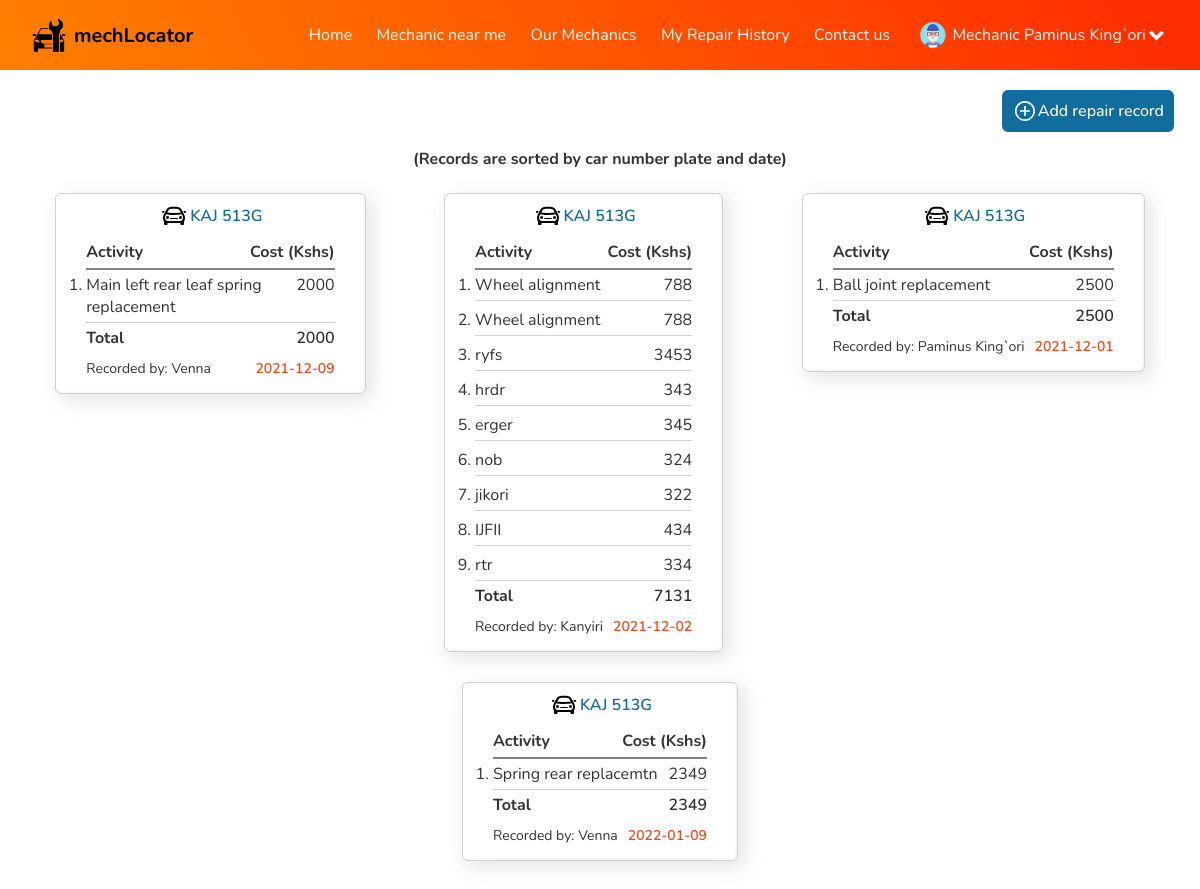
The page /repairHistory.php (signed in) on the database its author committed.
### tables this page shows
CREATE TABLE `cars` (
  `user_id` int(11) NOT NULL,
  `num_plate` varchar(50) NOT NULL
);

CREATE TABLE `repairs` (
  `num_plate` varchar(50) NOT NULL,
  `activity` text NOT NULL,
  `cost` int(11) NOT NULL,
  `date` date NOT NULL DEFAULT current_timestamp(),
  `repair_id` int(11) NOT NULL,
  `seen` varchar(10) NOT NULL DEFAULT 'NO',
  `mech_user_id` int(11) NOT NULL
);

CREATE TABLE `users` (
  `name` varchar(200) NOT NULL,
  `email` varchar(250) NOT NULL,
  `phone` varchar(20) NOT NULL,
  `password` varchar(250) NOT NULL,
  `is_mech` varchar(10) NOT NULL DEFAULT 'NO',
  `user_id` int(11) NOT NULL,
  `availability` varchar(10) NOT NULL DEFAULT 'YES'
);

### repairHistory.php (the view, shortened to what this page needs)
<!DOCTYPE html>
<html lang="en" dir="ltr">
  <head>
    <link rel="stylesheet" href="css/home.css">
    <link rel="stylesheet" href="css/nav.css">
    <link rel="stylesheet" href="css/history.css">
  </head>
  <body>
<?php include 'php/header.php';?>
    <main>
    <section class="holder-sect">
          <a href="addRepair.php" class="add-btn flex-wrap">
          <img src="icons/plus.svg" alt="add" class="icon">
            Add repair record
          </a>
    <?php
        if(isset($_SESSION['user_id'])){
            $user_id = $_SESSION['user_id'];
            $username = $_SESSION['name'];
        }
        else{
            header('Location:login.php');
        }
      ?>
      <h4>
        (Records are sorted by car number plate and date)
      </h4>
      <section class="flex-wrap reverse">
                    <?php
                    $selectAllCars = "SELECT * FROM cars WHERE user_id = '$user_id'";
                    $TotalCost = 0;
                    $results = mysqli_query($connection,$selectAllCars);
                    if(!$results){
                      echo 'Error getting cars';
                    }
                    else{
                          $row = mysqli_num_rows($results);
                          if($row > 0){
                                while($row = mysqli_fetch_array($results)){
                                  $car_plate = $row['num_plate'];
                                  $selectRecord = "SELECT * FROM repairs WHERE num_plate = '$car_plate'";
                                  $received = mysqli_query($connection,$selectRecord);
                                  $repair_row = mysqli_num_rows($received);
                                  if($repair_row>0){
                                  echo '
                                  <article class="repair-card">
                                  <h4><span class="num-plate"> <img src="icons/car.svg" class="icon" alt="car">'.$car_plate.'</span></h4>
                                          <div class="holder-tbl">
                                            <div class="header-row flex-wrap">
                                              <span class="act-header"><strong>Activity</strong></span>
                                              <span class="cost-header"><strong>Cost (Kshs)</strong></span>
                                            </div>
                                          <ol>
                                  ';
                                    $counter = 0;
                                    while($repair_row = mysqli_fetch_array($received)){
                                      $activity = $repair_row['activity'];
                                      $cost = $repair_row['cost'];
                                      $date = $repair_row['date'];
                                      $mechId = $repair_row['mech_user_id'];
                                      if($mechId > 0){
                                        $mechName = mysqli_query($connection,"SELECT * FROM users WHERE user_id = '$mechId' LIMIT 1");
                                      $mechName = mysqli_fetch_array($mechName);
                                        $mechanicName = $mechName['name'];
                                        $username = $mechanicName;
                                      }
                                      $dateArray[$counter] = $date;
                                      if($counter>0 && $dateArray[$counter-1] != $dateArray[$counter]){
                                                  echo '
                                                  <div class="header-row flex-wrap">
                                                      <span class="total-header"><strong>Total</strong></span>
                                                      <span class="total-val"> '.$TotalCost.' </span>
                                                    </div>
                                                    <div class="row1 flex-wrap">
                                                    <div class="mech-name">Recorded by: '.$username.'</div>
                                                        <div class="date">'.$dateArray[$counter-1].'</div>
                                                      </div>
                                                  </div>
                                              </article>';
                                          $TotalCost = 0;
                                              echo '
                                              <article class="repair-card">
                                              <h4><span class="num-plate"> <img src="icons/car.svg" class="icon" alt="car">'.$car_plate.'</span></h4>
                                                      <div class="holder-tbl">
                                                        <div class="header-row flex-wrap">
                                                          <span class="act-header"><strong>Activity</strong></span>
                                                          <span class="cost-header"><strong>Cost (Kshs)</strong></span>
                                                        </div>
                                                      <ol>
                                              ';
                                              echo '
                                                <div class="data-row">
                                                <li> <div class="row-activity">'.$activity.'</div></li>
                                                  <div class="row-cost">'.$cost.'</div>
                                                </div>
                                            ';
                                      $TotalCost = $TotalCost + $cost;
                                      }
                                      else{
                                            echo '
                                              <div class="data-row">
                                              <li> <div class="row-activity">'.$activity.'</div></li>
                                                <div class="row-cost">'.$cost.'</div>
                                              </div>
                                          ';
                                      $TotalCost = $TotalCost + $cost;
                                      }
                                      $counter++;
                                    }
                                    echo '
                                    <div class="header-row flex-wrap">
                                        <span class="total-header"><strong>Total</strong></span>
                                        <span class="total-val"> '.$TotalCost.' </span>
                                      </div>
                                      <div class="row1 flex-wrap">
                                      <div class="mech-name">Recorded by: '.$username.'</div>
                                          <div class="date">'.$date.'</div>
                                        </div>
                                    </div>
                                </article>
                                    ';
                                    $TotalCost = 0;
                                  }
                                }
                          }
                          else{
                            echo  '<h3><span class="num-plate">No repair history added</span></h3>        ';
                          }
                        }
 ?>
      </section>
    </main>
  </body>
</html>

### css/home.css (style rules this page uses)
:root { --highlightBlue : #1242C5; --textGreyish: #333333; --orangeColor: #F98E0E; --regBtnBlue: #116D9E; --deepOrange: #F9430E; --veryLightGrey: #F2F2F2; --green: #058B43; --blue: #116D9E; --skyBlue: #0F8CB5; --lightOrange: #FFB40C; --lightRed: #FF537C; --f3White: #F3F3F3; --red: #EB5757; --orangeLinear: linear-gradient(240.86deg, #FF2E00 4.93%, #FF8B00 112.94%); --bRadius: 6px; --inputPadding: 10px 10px 5px 10px; --lightGrey1: #707070; --greenColor: #2EF873; --horizontalLine: #D0D0D0; --grey3: #828282; --grey2Box: #4F4F4F; --darkerShadow: -7px 7px 14px rgba(229, 229, 229, 0.2), 7px -7px 14px rgba(229, 229, 229, 0.2), -7px -7px 14px rgba(255, 255, 255, 0.9), 7px 7px 18px rgba(229, 229, 229, 0.9), inset 1px 1px 2px rgba(255, 255, 255, 0.3), inset -1px -1px 2px rgba(229, 229, 229, 0.5); --lightShadow: -7px 7px 14px rgba(242, 242, 242, 0.2), 7px -7px 14px rgba(242, 242, 242, 0.2), -7px -7px 14px rgba(255, 255, 255, 0.9), 7px 7px 18px rgba(242, 242, 242, 0.9), inset 1px 1px 2px rgba(255, 255, 255, 0.3), inset -1px -1px 2px rgba(242, 242, 242, 0.5); --bgcolor: #f3f3f3; --purple-gradient: linear-gradient(268.26deg, #ED0A25 23.76%, #F80AC3 78.07%); --black-text-shadow: 1px 2px 10px #0000008f; --highlightBlue: hsl(224, 83%, 42%); --highlightBlueHover: hsl(224, 86%, 28%); --grayish: hsl(0, 1%, 16%); --lightPink :hsl(346, 100%, 66%); --brightRed: hsl(356, 97%, 55%); --faintGray: hsl(0, 1%, 52%); --f3White: hsl(0, 0%, 95%); --placeholderC: hsla(0, 0%, 100%, 0.66); --btnPadding: 4px 28px; --popUpBg: hsla(0, 0%, 7%, 0.95); --inputBg: hsl(0, 0%, 16%); --toggleBG:hsl(230, 22%, 74%); --whiteBg: hsl(0, 0%, 100%); }
* { font-family: 'Nunito', sans-serif; color: var(--textGreyish); box-sizing: border-box; margin: 0; padding: 0; scroll-behavior: smooth; }
a { text-decoration: none; }
body { margin: 0;position: relative;padding-bottom: 1rem; }
.icon { width: 24px; height: 24px; margin: 0 4px; }
.add-btn { padding: 8px! important; margin: 10px; }
.rent-out, .flex-wrap { display: flex; flex-wrap: wrap; justify-content: space-around; align-items: center; }

### css/nav.css (style rules this page uses)
.edit-btn, .repair-btn, .add-btn, .del-btn, .save-changes { padding: 5px 10px; border-radius: var(--bRadius); border: 2px solid var(--textGreyish); background: white; margin-left: 10px; font-weight: 500; font-size: 16px; }
.edit-btn .icon, .repair-btn .icon, .add-btn .icon { width: 20px; height: 20px; margin: 0 3px; }
.add-btn, .save-changes { background: var(--blue); border-color: var(--blue); color: white; margin-left: unset; }

### css/history.css (style rules this page uses)
.num-plate { color:var(--blue); font-weight: 600; display: flex; align-items: center; justify-content: center; text-transform: uppercase; }
main { padding: 5rem 1rem; }
.holder-sect { display: grid; justify-items: end; }
h3, h4 { text-align: center; margin-bottom: 8px; width:100%; }
.total-lbl,.total-val { font-weight: 600; }
.repair-card { border: 1px solid var(--horizontalLine); border-radius: var(--bRadius); padding: 10px; box-shadow: var(--darkerShadow); margin: 15px 5px; }
.date { font-size: 14px; font-weight: 600; color: var(--deepOrange); }
.holder-tbl { padding: 5px 20px; }
.data-row li { margin-right: 10px; }
.data-row { width: 100%; text-align: left; display: flex; justify-content: space-between; margin: 4px 0; padding: 4px 0; border-bottom: 1px solid var(--horizontalLine); }
.data-row:first-child { border-top: 2px solid var(--grey3); margin-top: 5px; }
.header-row { justify-content: space-between; }
.row-activity { max-width: 200px; }
.mech-name { max-width: 200px; font-size: 14px; margin-right: 10px; }
.row1 { margin-top: 10px; justify-content: space-between; }
.add-btn { margin-bottom: 1rem; width:max-content; }
.reverse { flex-direction: row-reverse; width: 100%; align-items: flex-start; }

### rows shown on the page
cars: num_plate "KAJ 513G", TotalCost "2349", users.name "Venna", repairs.date "2022-01-09"
repairs: activity "Ball joint replacement", cost "2500"
repairs: TotalCost "2500", users.name "Paminus King`ori", counter "2021-12-01", num_plate.num_plate "KAJ 513G", activity "Wheel alignment", cost "788"
repairs: activity "Wheel alignment", cost "788"
repairs: activity "ryfs", cost "3453"
repairs: activity "hrdr", cost "343"
repairs: activity "erger", cost "345"
repairs: activity "nob", cost "324"
repairs: activity "jikori", cost "322"
repairs: activity "IJFII", cost "434"
repairs: activity "rtr", cost "334"
repairs: TotalCost "7131", users.name "Kanyiri", counter "2021-12-02", num_plate.num_plate "KAJ 513G", activity "Main left rear leaf spring replacement", cost "2000"
repairs: TotalCost "2000", users.name "Venna", counter "2021-12-09", num_plate.num_plate "KAJ 513G", activity "Spring rear replacemtn", cost "2349"

### other values the page prints
$mech "Mechanic"
$_SESSION['name'] "Paminus King`ori"
